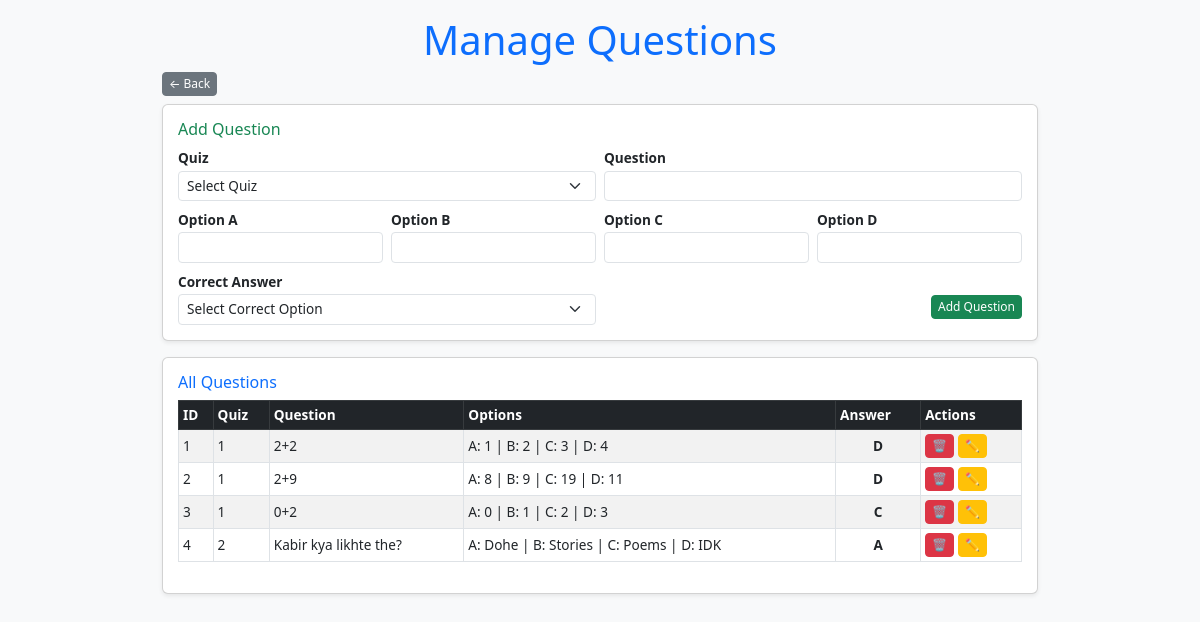
/manage_questions (signed in), run on an earlier commit of the app's database.
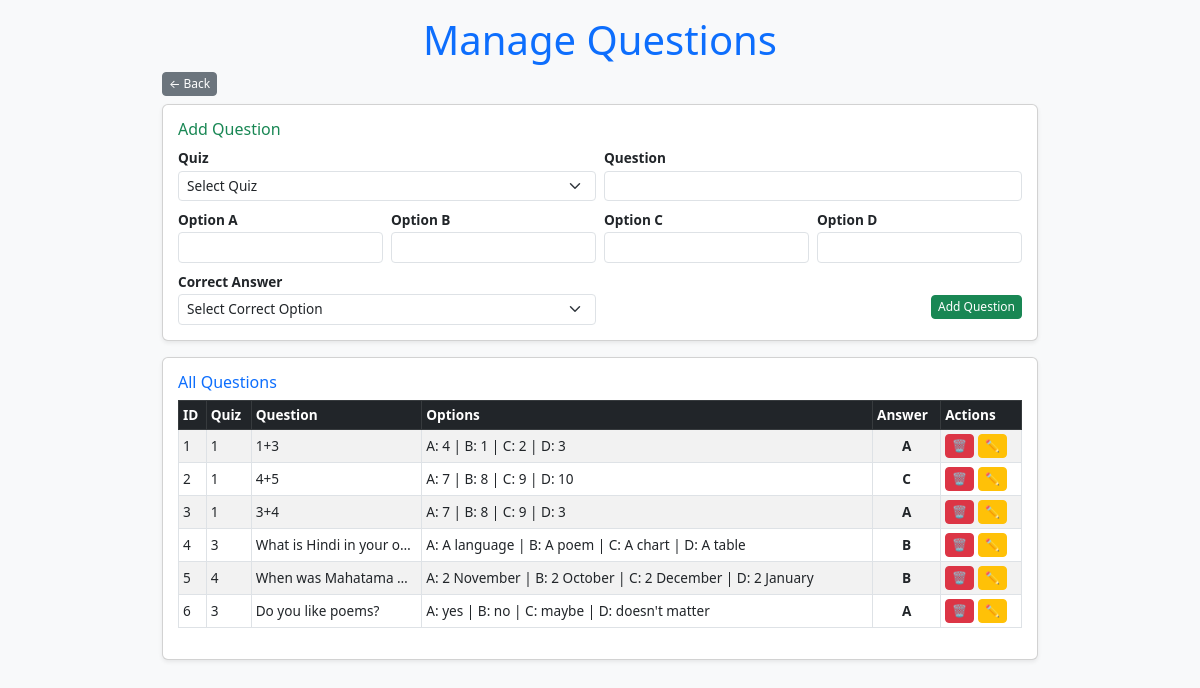
And on a later commit of the database.
### models/models.py (models this page shows)
class Question(db.Model):
    id = db.Column(db.Integer, primary_key=True)
    quiz_id = db.Column(db.Integer, db.ForeignKey('quiz.id', ondelete='CASCADE'), nullable=False)
    question_statement = db.Column(db.Text, nullable=False)
    optionA = db.Column(db.String(255), nullable=False)
    optionB = db.Column(db.String(255), nullable=False)
    optionC = db.Column(db.String(255), nullable=False)
    optionD = db.Column(db.String(255), nullable=False)
    correct_option = db.Column(db.String(1), nullable=False)

class Quiz(db.Model):
    id = db.Column(db.Integer, primary_key=True)
    chapter_id = db.Column(db.Integer, db.ForeignKey('chapter.id', ondelete='CASCADE'), nullable=False)
    date_of_quiz = db.Column(db.Date, nullable=False)
    time_duration = db.Column(db.Integer, nullable=False)  # Store duration in minutes
    remarks = db.Column(db.Text, unique=True, nullable=False)
    questions = db.relationship('Question', backref='quiz', lazy=True, cascade="all, delete-orphan")
    quiz_scores = db.relationship('QuizScore', backref='quiz', cascade="all, delete-orphan")
    user_responses = db.relationship('UserResponse', backref='quiz', cascade="all, delete-orphan")

### app.py (the view, shortened to what this page needs)
@app.route('/manage_questions', methods=['GET', 'POST'])
def manage_questions():
    if 'admin_logged_in' not in session:
        return redirect(url_for('auth.admin_login'))
    quizzes = Quiz.query.all()
    questions = Question.query.all()
    return render_template('manage_questions.html', quizzes=quizzes, questions=questions)

### templates/manage_questions.html (shortened to what the changed rows need)
<!DOCTYPE html>
<html lang="en">
<head>
    <link href="https://cdn.jsdelivr.net/npm/bootstrap@5.3.0/dist/css/bootstrap.min.css" rel="stylesheet">
</head>
<body class="bg-light">
    {% include 'toastr.html' %}
<div class="container my-3">
    <h1 class="text-center text-primary mb-2">Manage Questions</h1>
    <div class="card shadow-sm">
        <div class="table-responsive">
            <table class="table table-striped table-bordered">
                <thead class="table-dark">
                    <tr>
                        <th>ID</th>
                        <th>Quiz</th>
                        <th>Question</th>
                        <th>Options</th>
                        <th>Answer</th>
                        <th>Actions</th>
                    </tr>
                </thead>
                <tbody>
                    {% for question in questions %}
                    <tr>
                        <td>{{ question.id }}</td>
                        <td>{{ question.quiz.id }}</td>
                        <td class="text-truncate" style="max-width: 150px;">{{ question.question_statement }}</td>
                        <td class="small">
                            A: {{ question.optionA }} |
                            B: {{ question.optionB }} |
                            C: {{ question.optionC }} |
                            D: {{ question.optionD }}
                        </td>
                        <td class="fw-bold text-center">{{ question.correct_option }}</td>
                        <td class="text-center">
                            <div class="d-flex gap-1">
                                <form method="POST" action="{{ url_for('manage_questions') }}">
                                    <button type="submit" class="btn btn-danger btn-sm" onclick="return confirm('Are you sure?')">🗑</button>
                                </form>
                                <a href="{{ url_for('edit_question', question_id=question.id) }}" class="btn btn-warning btn-sm">✏</a>
                            </div>
                        </td>
                    </tr>
                    {% endfor %}
                </tbody>
            </table>
        </div>
    </div>
</div>
</body>
</html>

What changed in the data, as far as the page shows it:
changed Question id 1: question_statement "2+2" → "1+3"; optionA "1" → "4"; optionB "2" → "1"; optionC "3" → "2"; optionD "4" → "3"; correct_option "D" → "A"
changed Question id 2: question_statement "2+9" → "4+5"; optionA "8" → "7"; optionB "9" → "8"; optionC "19" → "9"; optionD "11" → "10"; correct_option "D" → "C"
changed Question id 3: question_statement "0+2" → "3+4"; optionA "0" → "7"; optionB "1" → "8"; optionC "2" → "9"; correct_option "C" → "A"
changed Question id 4: quiz.id "2" → "3"; question_statement "Kabir kya likhte the?" → "What is Hindi in your o…"; optionA "Dohe" → "A language"; optionB "Stories" → "A poem"; optionC "Poems" → "A chart"; optionD "IDK" → "A table"; correct_option "A" → "B"
added Question: id "5", quiz.id "4", question_statement "When was Mahatama G…", optionA "2 November", optionB "2 October", optionC "2 December", optionD "2 January", correct_option "B"
added Question: id "6", quiz.id "3", question_statement "Do you like poems?", optionA "yes", optionB "no", optionC "maybe", optionD "doesn't matter", correct_option "A"
